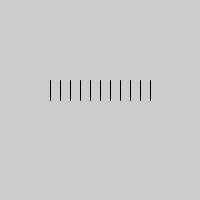
Frame 1 (no input)
Frame 60 (the mouse pressed at the canvas centre just before this capture): identical to frame 1, image omitted
Frame 120 (the mouse held since frame 60 and released just before this capture): identical to frame 1, image omitted

The Processing sketch that drew this single still picture (run headless with seeded random() and noise(); from frame 60 on, the mouse is pressed at the canvas centre):

// Processing sketch: processing_9212
// ── processing_9212.pde

int y = 80;         //vertical location of each line
int x = 50;         //initial horizontal location for 1st line
int spacing = 10;   //how far apart each line is!
int len = 20;       // length of each line


void setup () {
  size (200,200);
}
void draw () {
/* can be displayed as the following.....
  stroke(255);
  line(x,y,x,y+len);
  
  x= x +spacing;
  line(x,y,x,y+len); and so on and so on.... OR can be diplayedin loop:-*/
  
  int endLegs = 150;
  
  stroke(0);
  while ( x<=endLegs) {
    line(x,y,x,y+len);
    x = x+ spacing;
  }
}
/*when using this formula you can then adjust the spacing int to affect how many lines are drawn!*/
